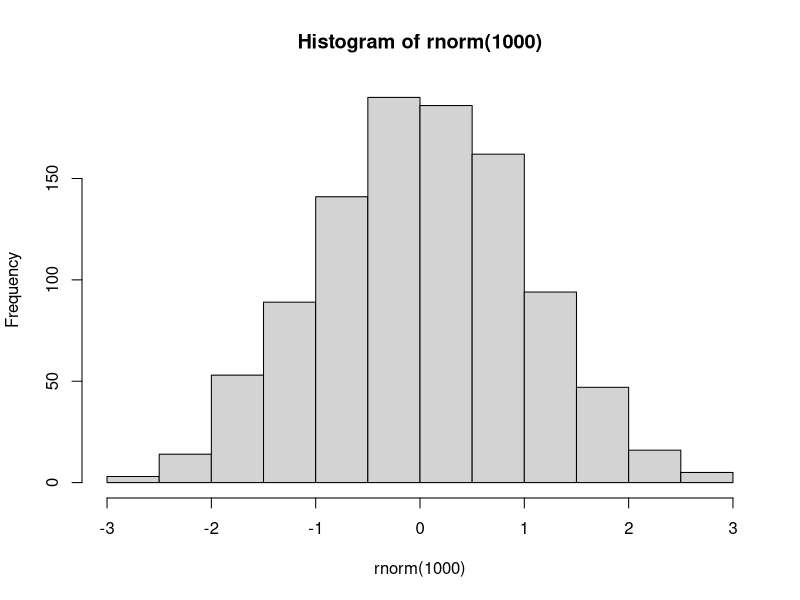

Reproduce this figure in R.
## ---- chunk 1
# Histogram of ant heights
hist(rnorm(1000))
